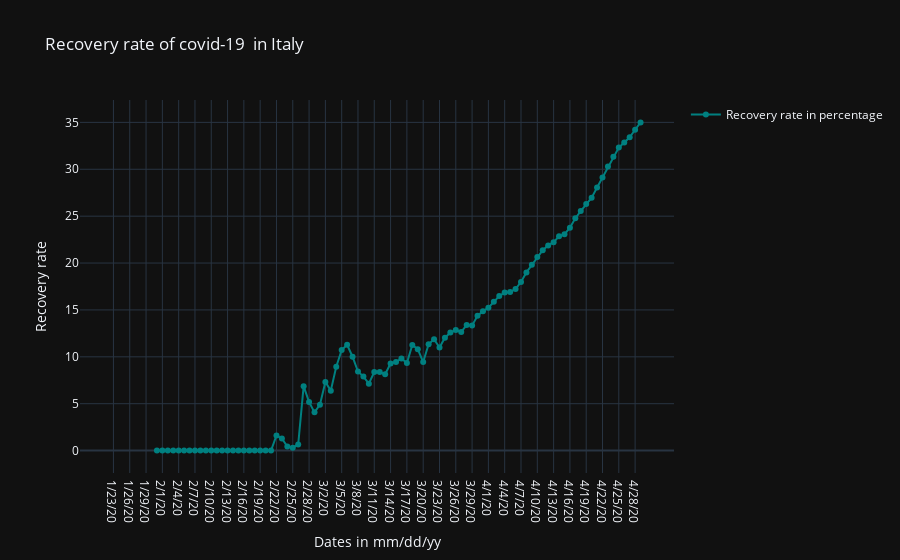

Notebook source saved alongside this figure:
### Code cell
fig_all,fig_fatality,cnf_fig,dnf_fig,rdf_fig,active_fig,fig_recovery_rate = plots_by_country("Italy")
fig_recovery_rate

### Figure 1 — Plotly figure (JSON) as saved in the notebook; plotly's stock layout.template omitted (floating-point values rounded to 4 significant figures)
{"data": [{"line": {"color": "teal"}, "mode": "lines+markers", "name": "Recovery rate in percentage", "type": "scatter", "x": ["1/23/20", "1/24/20", "1/25/20", "1/26/20", "1/27/20", "1/28/20", "1/29/20", "1/30/20", "1/31/20", "2/1/20", "2/2/20", "2/3/20", "2/4/20", "2/5/20", "2/6/20", "2/7/20", "2/8/20", "2/9/20", "2/10/20", "2/11/20", "2/12/20", "2/13/20", "2/14/20", "2/15/20", "2/16/20", "2/17/20", "2/18/20", "2/19/20", "2/20/20", "2/21/20", "2/22/20", "2/23/20", "2/24/20", "2/25/20", "2/26/20", "2/27/20", "2/28/20", "2/29/20", "3/1/20", "3/2/20", "3/3/20", "3/4/20", "3/5/20", "3/6/20", "3/7/20", "3/8/20", "3/9/20", "3/10/20", "3/11/20", "3/12/20", "3/13/20", "3/14/20", "3/15/20", "3/16/20", "3/17/20", "3/18/20", "3/19/20", "3/20/20", "3/21/20", "3/22/20", "3/23/20", "3/24/20", "3/25/20", "3/26/20", "3/27/20", "3/28/20", "3/29/20", "3/30/20", "3/31/20", "4/1/20", "4/2/20", "4/3/20", "4/4/20", "4/5/20", "4/6/20", "4/7/20", "4/8/20", "4/9/20", "4/10/20", "4/11/20", "4/12/20", "4/13/20", "4/14/20", "4/15/20", "4/16/20", "4/17/20", "4/18/20", "4/19/20", "4/20/20", "4/21/20", "4/22/20", "4/23/20", "4/24/20", "4/25/20", "4/26/20", "4/27/20", "4/28/20", "4/29/20"], "y": [null, null, null, null, null, null, null, null, 0, 0, 0, 0, 0, 0, 0, 0, 0, 0, 0, 0, 0, 0, 0, 0, 0, 0, 0, 0, 0, 0, 1.613, 1.29, 0.4367, 0.3106, 0.6623, 6.87, 5.18, 4.078, 4.9, 7.318, 6.395, 8.935, 10.73, 11.28, 10.01, 8.434, 7.894, 7.134, 8.385, 8.385, 8.148, 9.292, 9.435, 9.825, 9.335, 11.27, 10.82, 9.443, 11.33, 11.88, 10.99, 12.04, 12.59, 12.86, 12.66, 13.39, 13.34, 14.37, 14.87, 15.24, 15.86, 16.49, 16.85, 16.92, 17.23, 17.99, 19.0, 19.82, 20.64, 21.37, 21.88, 22.21, 22.85, 23.06, 23.77, 24.78, 25.54, 26.29, 26.97, 28.05, 29.12, 30.31, 31.35, 32.31, 32.85, 33.41, 34.21, 35.0]}], "layout": {"showlegend": true, "title": {"text": "Recovery rate of covid-19  in Italy"}, "xaxis": {"title": {"text": "Dates in mm/dd/yy"}}, "yaxis": {"title": {"text": "Recovery rate"}}}}
